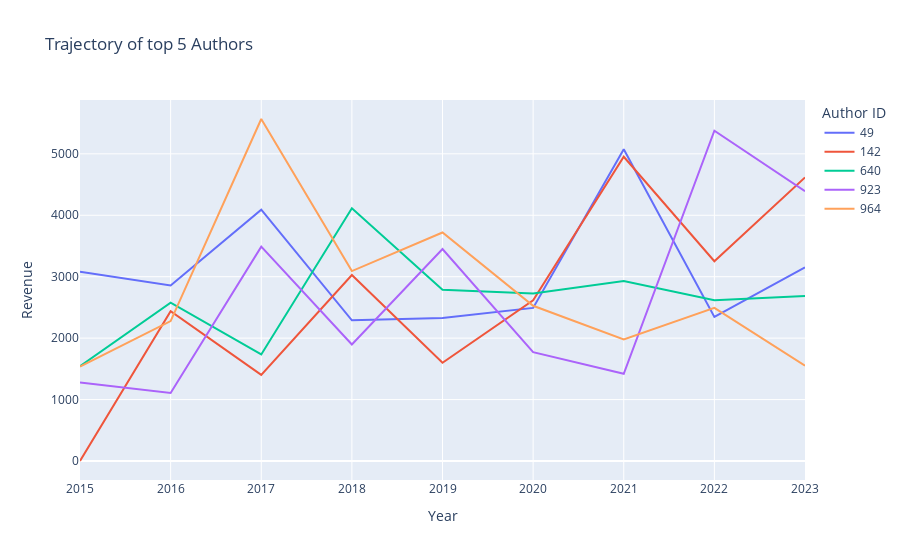

Here is the notebook cell this chart was saved with:
### Code cell
fig = px.line(df_rev_year_author1, x = "Year", y ="Revenue", color = "AuthorID",
              title = "Trajectory of top 5 Authors",
             labels={'Revenue': 'Revenue', 'AuthorID': 'Author ID'})
fig.show()

### Figure 1 — Plotly figure (JSON) as saved in the notebook; plotly's stock layout.template omitted (floating-point values rounded to 4 significant figures)
{"data": [{"hovertemplate": "Author ID=49<br>Year=%{x}<br>Revenue=%{y}<extra></extra>", "legendgroup": "49", "line": {"color": "#636efa", "dash": "solid"}, "marker": {"symbol": "circle"}, "mode": "lines", "name": "49", "orientation": "v", "showlegend": true, "type": "scatter", "x": [2015, 2016, 2017, 2018, 2019, 2020, 2021, 2022, 2023], "xaxis": "x", "y": [3081, 2857, 4091, 2291, 2329, 2492, 5074, 2344, 3150], "yaxis": "y"}, {"hovertemplate": "Author ID=142<br>Year=%{x}<br>Revenue=%{y}<extra></extra>", "legendgroup": "142", "line": {"color": "#EF553B", "dash": "solid"}, "marker": {"symbol": "circle"}, "mode": "lines", "name": "142", "orientation": "v", "showlegend": true, "type": "scatter", "x": [2015, 2016, 2017, 2018, 2019, 2020, 2021, 2022, 2023], "xaxis": "x", "y": [0, 2439, 1403, 3027, 1599, 2615, 4953, 3252, 4616], "yaxis": "y"}, {"hovertemplate": "Author ID=640<br>Year=%{x}<br>Revenue=%{y}<extra></extra>", "legendgroup": "640", "line": {"color": "#00cc96", "dash": "solid"}, "marker": {"symbol": "circle"}, "mode": "lines", "name": "640", "orientation": "v", "showlegend": true, "type": "scatter", "x": [2015, 2016, 2017, 2018, 2019, 2020, 2021, 2022, 2023], "xaxis": "x", "y": [1544, 2576, 1735, 4115, 2788, 2726, 2931, 2617, 2685], "yaxis": "y"}, {"hovertemplate": "Author ID=923<br>Year=%{x}<br>Revenue=%{y}<extra></extra>", "legendgroup": "923", "line": {"color": "#ab63fa", "dash": "solid"}, "marker": {"symbol": "circle"}, "mode": "lines", "name": "923", "orientation": "v", "showlegend": true, "type": "scatter", "x": [2015, 2016, 2017, 2018, 2019, 2020, 2021, 2022, 2023], "xaxis": "x", "y": [1278, 1108, 3490, 1897, 3451, 1772, 1420, 5377, 4392], "yaxis": "y"}, {"hovertemplate": "Author ID=964<br>Year=%{x}<br>Revenue=%{y}<extra></extra>", "legendgroup": "964", "line": {"color": "#FFA15A", "dash": "solid"}, "marker": {"symbol": "circle"}, "mode": "lines", "name": "964", "orientation": "v", "showlegend": true, "type": "scatter", "x": [2015, 2016, 2017, 2018, 2019, 2020, 2021, 2022, 2023], "xaxis": "x", "y": [1537, 2278, 5567, 3092, 3720, 2527, 1978, 2493, 1552], "yaxis": "y"}], "layout": {"legend": {"title": {"text": "Author ID"}, "tracegroupgap": 0}, "title": {"text": "Trajectory of top 5 Authors"}, "xaxis": {"anchor": "y", "domain": [0, 1], "title": {"text": "Year"}}, "yaxis": {"anchor": "x", "domain": [0, 1], "title": {"text": "Revenue"}}}}
